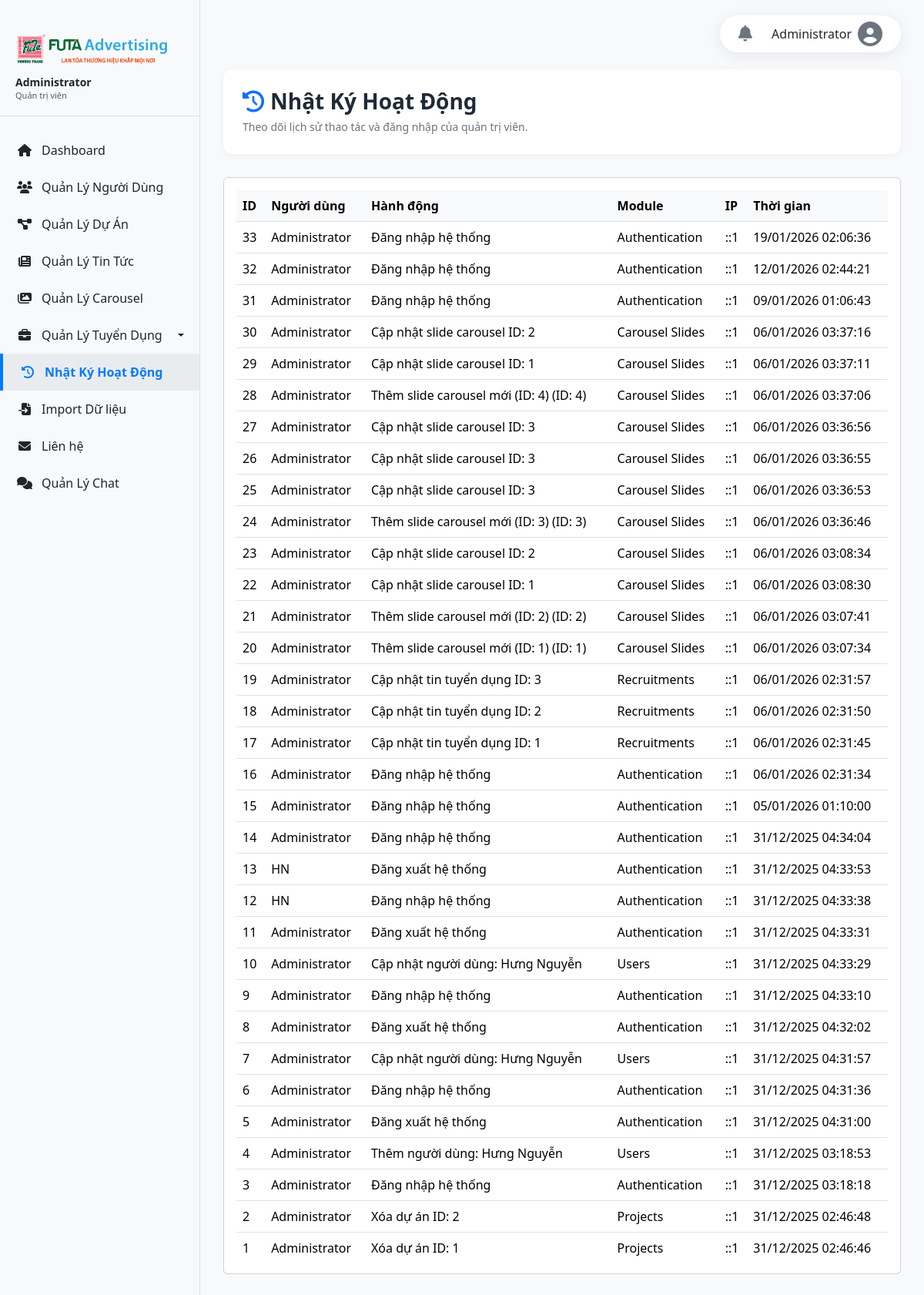
The page /admin/activity_logs.php (signed in) on the database its author committed.
### tables this page shows
CREATE TABLE `activity_logs` (
  `id` int(11) NOT NULL,
  `user_id` int(11) DEFAULT NULL,
  `action` text DEFAULT NULL,
  `module` varchar(100) DEFAULT NULL,
  `meta` text DEFAULT NULL,
  `ip` varchar(45) DEFAULT NULL,
  `created_at` timestamp NOT NULL DEFAULT current_timestamp()
);

CREATE TABLE `users` (
  `id` int(11) NOT NULL,
  `username` varchar(100) DEFAULT NULL,
  `password` varchar(255) DEFAULT NULL,
  `fullname` varchar(255) DEFAULT NULL,
  `email` varchar(255) DEFAULT NULL,
  `phone` varchar(50) DEFAULT NULL,
  `avatar` varchar(255) DEFAULT NULL,
  `bio` text DEFAULT NULL,
  `role` varchar(255) DEFAULT 'user',
  `status` enum('active','inactive') DEFAULT 'active',
  `created_at` timestamp NOT NULL DEFAULT current_timestamp()
);

### admin/activity_logs.php (the view, shortened to what this page needs)
<?php
require_once 'auth_check.php';
$logs = $conn->query("SELECT al.*, u.username, u.fullname FROM activity_logs al
                     LEFT JOIN users u ON al.user_id = u.id
                     ORDER BY al.created_at DESC");
?>
<!DOCTYPE html>
<html lang="vi">
<head>
    <link href="https://cdn.jsdelivr.net/npm/bootstrap@5.3.3/dist/css/bootstrap.min.css" rel="stylesheet">
    <link rel="stylesheet" href="https://cdnjs.cloudflare.com/ajax/libs/font-awesome/6.5.2/css/all.min.css">
</head>
<body>
    <?php include 'sidebar.php'; ?>
    <div class="main-content">
        <div class="page-header">
            <h1><i class="fas fa-history text-primary me-2"></i>Nhật Ký Hoạt Động</h1>
            <p class="mb-0">Theo dõi lịch sử thao tác và đăng nhập của quản trị viên.</p>
        </div>
        <div class="card">
            <div class="card-body">
                <div class="table-responsive">
                    <table class="table table-hover">
                        <thead>
                            <tr>
                                <th>ID</th>
                                <th>Người dùng</th>
                                <th>Hành động</th>
                                <th>Module</th>
                                <th>IP</th>
                                <th>Thời gian</th>
                            </tr>
                        </thead>
                        <tbody>
                            <?php if ($logs->num_rows > 0): ?>
                                <?php while($log = $logs->fetch_assoc()): ?>
                                    <tr>
                                        <td><?php echo $log['id']; ?></td>
                                        <td><?php echo htmlspecialchars($log['fullname'] ?? $log['username'] ?? 'N/A'); ?></td>
                                        <td><?php echo htmlspecialchars($log['action']); ?></td>
                                        <td><?php echo htmlspecialchars($log['module']); ?></td>
                                        <td><?php echo htmlspecialchars($log['ip']); ?></td>
                                        <td><?php echo date('d/m/Y H:i:s', strtotime($log['created_at'])); ?></td>
                                    </tr>
                                <?php endwhile; ?>
                            <?php else: ?>
                                <tr>
                                    <td colspan="6" class="text-center text-muted">Chưa có hoạt động nào</td>
                                </tr>
                            <?php endif; ?>
                        </tbody>
                    </table>
                </div>
            </div>
        </div>
    </div>
</body>
</html>

### admin/activity_logs.php (style rules this page uses)
body { background: #f7f9fc; }
.page-header { background: #fff; padding: 25px; border-radius: 12px; box-shadow: 0 2px 8px rgba(0,0,0,0.05); margin-bottom: 30px; }
.page-header h1 { font-weight: 700; font-size: 1.75rem; margin: 0; color: #1f2a37; }
.page-header p { color: #6b7280; margin: 5px 0 0; font-size: 14px; }
.table-responsive { max-height: 70vh; overflow-y: auto; }
.table thead th { position: sticky; top: 0; background: #f8f9fa; z-index: 1; box-shadow: 0 2px 4px rgba(0,0,0,0.05); }

### admin/sidebar.php (style rules this page uses)
.main-content { margin-left: 260px; padding: 30px; padding-top: 90px; min-height: 100vh; }

### rows shown on the page
activity_logs: id "33", user.fullname "Administrator", action "Đăng nhập hệ thống", module "Authentication", ip "::1", created_at "19/01/2026 02:06:36"
activity_logs: id "32", user.fullname "Administrator", action "Đăng nhập hệ thống", module "Authentication", ip "::1", created_at "12/01/2026 02:44:21"
activity_logs: id "31", user.fullname "Administrator", action "Đăng nhập hệ thống", module "Authentication", ip "::1", created_at "09/01/2026 01:06:43"
activity_logs: id "30", user.fullname "Administrator", action "Cập nhật slide carousel ID: 2", module "Carousel Slides", ip "::1", created_at "06/01/2026 03:37:16"
activity_logs: id "29", user.fullname "Administrator", action "Cập nhật slide carousel ID: 1", module "Carousel Slides", ip "::1", created_at "06/01/2026 03:37:11"
activity_logs: id "28", user.fullname "Administrator", action "Thêm slide carousel mới (ID: 4) (ID: 4)", module "Carousel Slides", ip "::1", created_at "06/01/2026 03:37:06"
activity_logs: id "27", user.fullname "Administrator", action "Cập nhật slide carousel ID: 3", module "Carousel Slides", ip "::1", created_at "06/01/2026 03:36:56"
activity_logs: id "26", user.fullname "Administrator", action "Cập nhật slide carousel ID: 3", module "Carousel Slides", ip "::1", created_at "06/01/2026 03:36:55"
activity_logs: id "25", user.fullname "Administrator", action "Cập nhật slide carousel ID: 3", module "Carousel Slides", ip "::1", created_at "06/01/2026 03:36:53"
activity_logs: id "24", user.fullname "Administrator", action "Thêm slide carousel mới (ID: 3) (ID: 3)", module "Carousel Slides", ip "::1", created_at "06/01/2026 03:36:46"
activity_logs: id "23", user.fullname "Administrator", action "Cập nhật slide carousel ID: 2", module "Carousel Slides", ip "::1", created_at "06/01/2026 03:08:34"
activity_logs: id "22", user.fullname "Administrator", action "Cập nhật slide carousel ID: 1", module "Carousel Slides", ip "::1", created_at "06/01/2026 03:08:30"
activity_logs: id "21", user.fullname "Administrator", action "Thêm slide carousel mới (ID: 2) (ID: 2)", module "Carousel Slides", ip "::1", created_at "06/01/2026 03:07:41"
activity_logs: id "20", user.fullname "Administrator", action "Thêm slide carousel mới (ID: 1) (ID: 1)", module "Carousel Slides", ip "::1", created_at "06/01/2026 03:07:34"
activity_logs: id "19", user.fullname "Administrator", action "Cập nhật tin tuyển dụng ID: 3", module "Recruitments", ip "::1", created_at "06/01/2026 02:31:57"
activity_logs: id "18", user.fullname "Administrator", action "Cập nhật tin tuyển dụng ID: 2", module "Recruitments", ip "::1", created_at "06/01/2026 02:31:50"
activity_logs: id "17", user.fullname "Administrator", action "Cập nhật tin tuyển dụng ID: 1", module "Recruitments", ip "::1", created_at "06/01/2026 02:31:45"
activity_logs: id "16", user.fullname "Administrator", action "Đăng nhập hệ thống", module "Authentication", ip "::1", created_at "06/01/2026 02:31:34"
activity_logs: id "15", user.fullname "Administrator", action "Đăng nhập hệ thống", module "Authentication", ip "::1", created_at "05/01/2026 01:10:00"
activity_logs: id "14", user.fullname "Administrator", action "Đăng nhập hệ thống", module "Authentication", ip "::1", created_at "31/12/2025 04:34:04"
activity_logs: id "13", user.fullname "HN", action "Đăng xuất hệ thống", module "Authentication", ip "::1", created_at "31/12/2025 04:33:53"
activity_logs: id "12", user.fullname "HN", action "Đăng nhập hệ thống", module "Authentication", ip "::1", created_at "31/12/2025 04:33:38"
activity_logs: id "11", user.fullname "Administrator", action "Đăng xuất hệ thống", module "Authentication", ip "::1", created_at "31/12/2025 04:33:31"
activity_logs: id "10", user.fullname "Administrator", action "Cập nhật người dùng: Hưng Nguyễn", module "Users", ip "::1", created_at "31/12/2025 04:33:29"
activity_logs: id "9", user.fullname "Administrator", action "Đăng nhập hệ thống", module "Authentication", ip "::1", created_at "31/12/2025 04:33:10"
activity_logs: id "8", user.fullname "Administrator", action "Đăng xuất hệ thống", module "Authentication", ip "::1", created_at "31/12/2025 04:32:02"
activity_logs: id "7", user.fullname "Administrator", action "Cập nhật người dùng: Hưng Nguyễn", module "Users", ip "::1", created_at "31/12/2025 04:31:57"
activity_logs: id "6", user.fullname "Administrator", action "Đăng nhập hệ thống", module "Authentication", ip "::1", created_at "31/12/2025 04:31:36"
activity_logs: id "5", user.fullname "Administrator", action "Đăng xuất hệ thống", module "Authentication", ip "::1", created_at "31/12/2025 04:31:00"
activity_logs: id "4", user.fullname "Administrator", action "Thêm người dùng: Hưng Nguyễn", module "Users", ip "::1", created_at "31/12/2025 03:18:53"
activity_logs: id "3", user.fullname "Administrator", action "Đăng nhập hệ thống", module "Authentication", ip "::1", created_at "31/12/2025 03:18:18"
activity_logs: id "2", user.fullname "Administrator", action "Xóa dự án ID: 2", module "Projects", ip "::1", created_at "31/12/2025 02:46:48"
activity_logs: id "1", user.fullname "Administrator", action "Xóa dự án ID: 1", module "Projects", ip "::1", created_at "31/12/2025 02:46:46"

### other values the page prints
$_SESSION['admin_fullname'] "Administrator"
$display_role_str "Quản trị viên"
